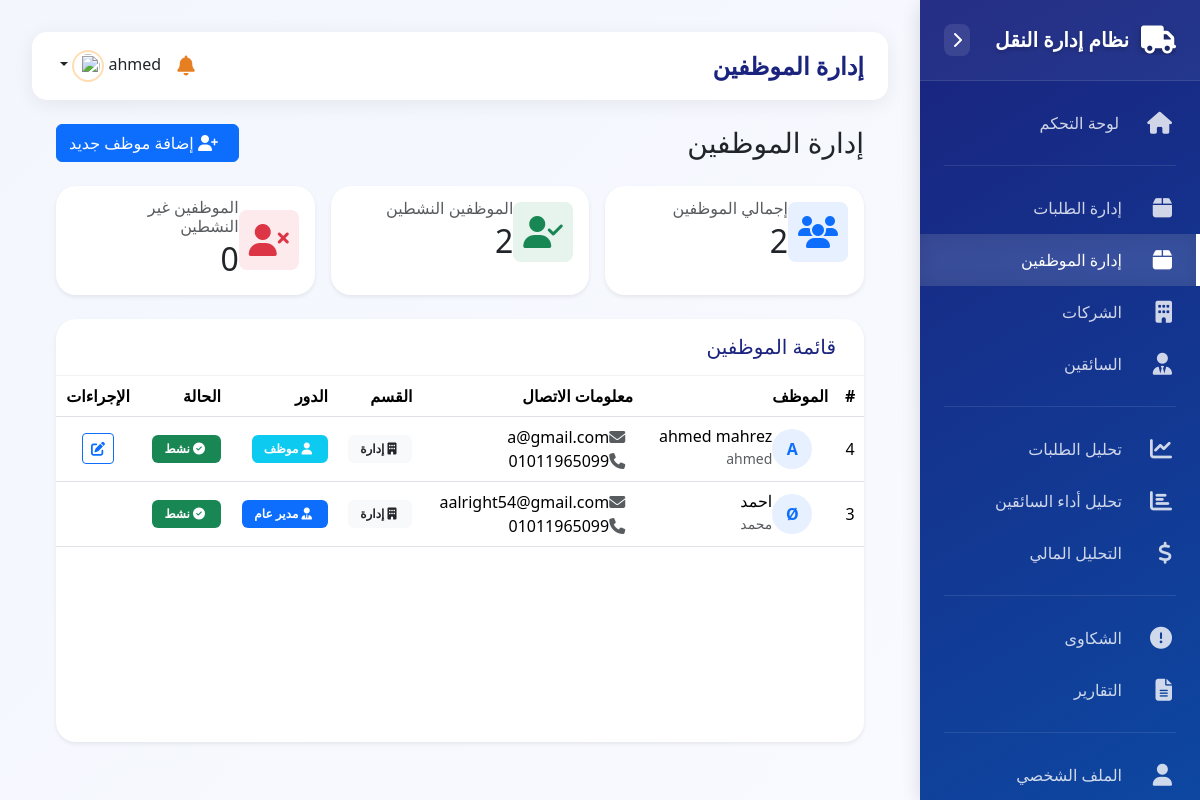
The page /admin/employees.php (signed in) on the database its author committed.
### tables this page shows
CREATE TABLE `employees` (
  `id` int(11) NOT NULL,
  `username` varchar(50) NOT NULL,
  `password` varchar(255) NOT NULL,
  `full_name` varchar(100) NOT NULL,
  `email` varchar(100) NOT NULL,
  `phone` varchar(20) DEFAULT NULL,
  `department` varchar(50) NOT NULL,
  `role` enum('مدير_عام','موظف') NOT NULL,
  `status` enum('active','inactive') DEFAULT 'active',
  `created_at` timestamp NOT NULL DEFAULT current_timestamp(),
  `updated_at` timestamp NOT NULL DEFAULT current_timestamp() ON UPDATE current_timestamp()
);

### admin/employees.php (the view, shortened to what this page needs)
<?php
require_once '../config.php';
include '../includes/header.php';
?>
<div class="container-fluid p-0">
    <div class="row g-0">
        <?php include '../includes/sidebar.php'; ?>
        <main class="col ms-sm-auto px-4">
            <div class="d-flex justify-content-between align-items-center mb-4">
                <div>
                    <h1 class="h3 mb-0">إدارة الموظفين</h1>
                </div>
                <button type="button" class="btn btn-primary" data-bs-toggle="modal" data-bs-target="#addEmployeeModal">
                    <i class="fas fa-user-plus me-2"></i>
                    إضافة موظف جديد
                </button>
            </div>
            <div class="row g-3 mb-4">
                <?php
                $stmt = $conn->query("SELECT COUNT(*) as total FROM employees");
                $total = $stmt->fetch()['total'];
                $stmt = $conn->query("SELECT COUNT(*) as active FROM employees WHERE status = 'active'");
                $active = $stmt->fetch()['active'];
                $stmt = $conn->query("SELECT COUNT(*) as inactive FROM employees WHERE status = 'inactive'");
                $inactive = $stmt->fetch()['inactive'];
                ?>
                <div class="col-md-4">
                    <div class="card border-0 shadow-sm h-100">
                        <div class="card-body">
                            <div class="d-flex align-items-center">
                                <div class="flex-shrink-0">
                                    <div class="stats-icon bg-primary bg-opacity-10 text-primary rounded-3 p-3">
                                        <i class="fas fa-users fa-2x"></i>
                                    </div>
                                </div>
                                <div class="ms-3">
                                    <h6 class="card-subtitle text-muted mb-1">إجمالي الموظفين</h6>
                                    <h2 class="card-title mb-0"><?php echo $total; ?></h2>
                                </div>
                            </div>
                        </div>
                    </div>
                </div>
                <div class="col-md-4">
                    <div class="card border-0 shadow-sm h-100">
                        <div class="card-body">
                            <div class="d-flex align-items-center">
                                <div class="flex-shrink-0">
                                    <div class="stats-icon bg-success bg-opacity-10 text-success rounded-3 p-3">
                                        <i class="fas fa-user-check fa-2x"></i>
                                    </div>
                                </div>
                                <div class="ms-3">
                                    <h6 class="card-subtitle text-muted mb-1">الموظفين النشطين</h6>
                                    <h2 class="card-title mb-0"><?php echo $active; ?></h2>
                                </div>
                            </div>
                        </div>
                    </div>
                </div>
                <div class="col-md-4">
                    <div class="card border-0 shadow-sm h-100">
                        <div class="card-body">
                            <div class="d-flex align-items-center">
                                <div class="flex-shrink-0">
                                    <div class="stats-icon bg-danger bg-opacity-10 text-danger rounded-3 p-3">
                                        <i class="fas fa-user-times fa-2x"></i>
                                    </div>
                                </div>
                                <div class="ms-3">
                                    <h6 class="card-subtitle text-muted mb-1">الموظفين غير النشطين</h6>
                                    <h2 class="card-title mb-0"><?php echo $inactive; ?></h2>
                                </div>
                            </div>
                        </div>
                    </div>
                </div>
            </div>
            <div class="card border-0 shadow-sm">
                <div class="card-header bg-transparent py-3">
                    <h5 class="card-title mb-0">قائمة الموظفين</h5>
                </div>
                <div class="card-body p-0">
                    <div class="table-responsive">
                        <table class="table table-hover align-middle mb-0">
                            <thead class="bg-light">
                                <tr>
                                    <th class="text-center">#</th>
                                    <th>الموظف</th>
                                    <th>معلومات الاتصال</th>
                                    <th>القسم</th>
                                    <th>الدور</th>
                                    <th>الحالة</th>
                                    <th class="text-center">الإجراءات</th>
                                </tr>
                            </thead>
                            <tbody>
                                <?php
                                $stmt = $conn->query("SELECT * FROM employees ORDER BY role DESC, id ASC");
                                while ($employee = $stmt->fetch()) {
                                    echo "<tr>";
                                    echo "<td class='text-center'>{$employee['id']}</td>";
                                    echo "<td>
                                            <div class='d-flex align-items-center'>
                                                <div class='avatar-circle bg-primary bg-opacity-10 text-primary me-3'>
                                                    " . strtoupper(substr($employee['full_name'], 0, 1)) . "
                                                </div>
                                                <div>
                                                    <h6 class='mb-0'>{$employee['full_name']}</h6>
                                                    <small class='text-muted'>{$employee['username']}</small>
                                                </div>
                                            </div>
                                          </td>";
                                    echo "<td>
                                            <div>
                                                <div><i class='fas fa-envelope text-muted me-2'></i>{$employee['email']}</div>
                                                <div><i class='fas fa-phone text-muted me-2'></i>" . ($employee['phone'] ?: '-') . "</div>
                                            </div>
                                          </td>";
                                    echo "<td>
                                            <span class='badge bg-light text-dark'>
                                                <i class='fas fa-building me-1'></i>
                                                {$employee['department']}
                                            </span>
                                          </td>";
                                    echo "<td>
                                            <span class='badge " . ($employee['role'] === 'مدير_عام' ? 'bg-primary' : ($employee['role'] === 'super_admin' ? 'bg-dark' : 'bg-info')) . "'>
                                                <i class='fas " . ($employee['role'] === 'مدير_عام' ? 'fa-user-tie' : ($employee['role'] === 'super_admin' ? 'fa-user-shield' : 'fa-user')) . " me-1'></i>
                                                " . ($employee['role'] === 'مدير_عام' ? 'مدير عام' : ($employee['role'] === 'super_admin' ? 'مدير النظام' : 'موظف')) . "
                                            </span>
                                          </td>";
                                    echo "<td>
                                            <span class='badge " . ($employee['status'] === 'active' ? 'bg-success' : 'bg-danger') . "'>
                                                <i class='fas " . ($employee['status'] === 'active' ? 'fa-check-circle' : 'fa-times-circle') . " me-1'></i>
                                                " . ($employee['status'] === 'active' ? 'نشط' : 'غير نشط') . "
                                            </span>
                                          </td>";
                                    echo "<td class='text-center'>";
                                    if ($_SESSION['admin_id'] === $employee['id'] ||
                                        $_SESSION['admin_role'] === 'super_admin' ||
                                        $_SESSION['admin_role'] === 'مدير_عام') {
                                        echo "<div class='btn-group'>";
                                        echo "<a href='edit_employee.php?id={$employee['id']}' class='btn btn-sm btn-outline-primary' title='تعديل'>
                                                <i class='fas fa-edit'></i>
                                              </a>";
                                        echo "</div>";
                                    }
                                    echo "</td>";
                                    echo "</tr>";
                                }
                                ?>
                            </tbody>
                        </table>
                    </div>
                </div>
            </div>
        </main>
    </div>
</div>
<?php include '../includes/footer.php'; ?>

### assets/css/dashboard.css (style rules this page uses)
:root { --primary-gradient: linear-gradient(150deg, #ff8f00 0%, #e65100 100%); --secondary-gradient: linear-gradient(150deg, #ffa726 0%, #fb8c00 100%); --success-gradient: linear-gradient(150deg, #43a047 0%, #2e7d32 100%); --dark-gradient: linear-gradient(150deg, #1a237e 0%, #0d47a1 100%); --danger-gradient: linear-gradient(150deg, #e53935 0%, #c62828 100%); --sidebar-width: 280px; --sidebar-collapsed-width: 70px; --header-height: 60px; --card-shadow: 0 4px 20px rgba(0,0,0,0.07); --hover-shadow: 0 8px 30px rgba(0,0,0,0.15); }
body { background-color: #f3f6fd; font-family: system-ui, -apple-system, "Segoe UI", Roboto, "Helvetica Neue", Arial, sans-serif; min-height: 100vh; position: relative; display: flex; }
.card { border: none; border-radius: 20px; box-shadow: var(--card-shadow); transition: all 0.3s cubic-bezier(0.4, 0, 0.2, 1); overflow: hidden; height: 100%; background: white; }
.card-header { background: white; border-bottom: 1px solid rgba(0,0,0,0.05); padding: 1.25rem 1.75rem; font-weight: 600; color: #1a237e; display: flex; align-items: center; gap: 0.875rem; }

### includes/header.php (style rules this page uses)
body { overflow-x: hidden !important; }

### admin/employees.php (style rules this page uses)
.avatar-circle { width: 40px; height: 40px; border-radius: 50%; display: flex; align-items: center; justify-content: center; font-weight: bold; }
.stats-icon { width: 60px; height: 60px; display: flex; align-items: center; justify-content: center; }
.table th { font-weight: 600; }
.badge { padding: 0.5rem 0.75rem; }

### rows shown on the page
employees: id "4", full_name "A", full_name "ahmed mahrez", username "ahmed", email "a@gmail.com", phone "01011965099", department "إدارة", role "موظف", status "نشط"
employees: id "3", full_name "Ø", full_name "احمد", username "محمد", email "aalright54@gmail.com", phone "01011965099", department "إدارة", role "مدير عام", status "نشط"

### other values the page prints
$_SESSION['admin_username'] "ahmed"
$total "2"
$active "2"
$inactive "0"
